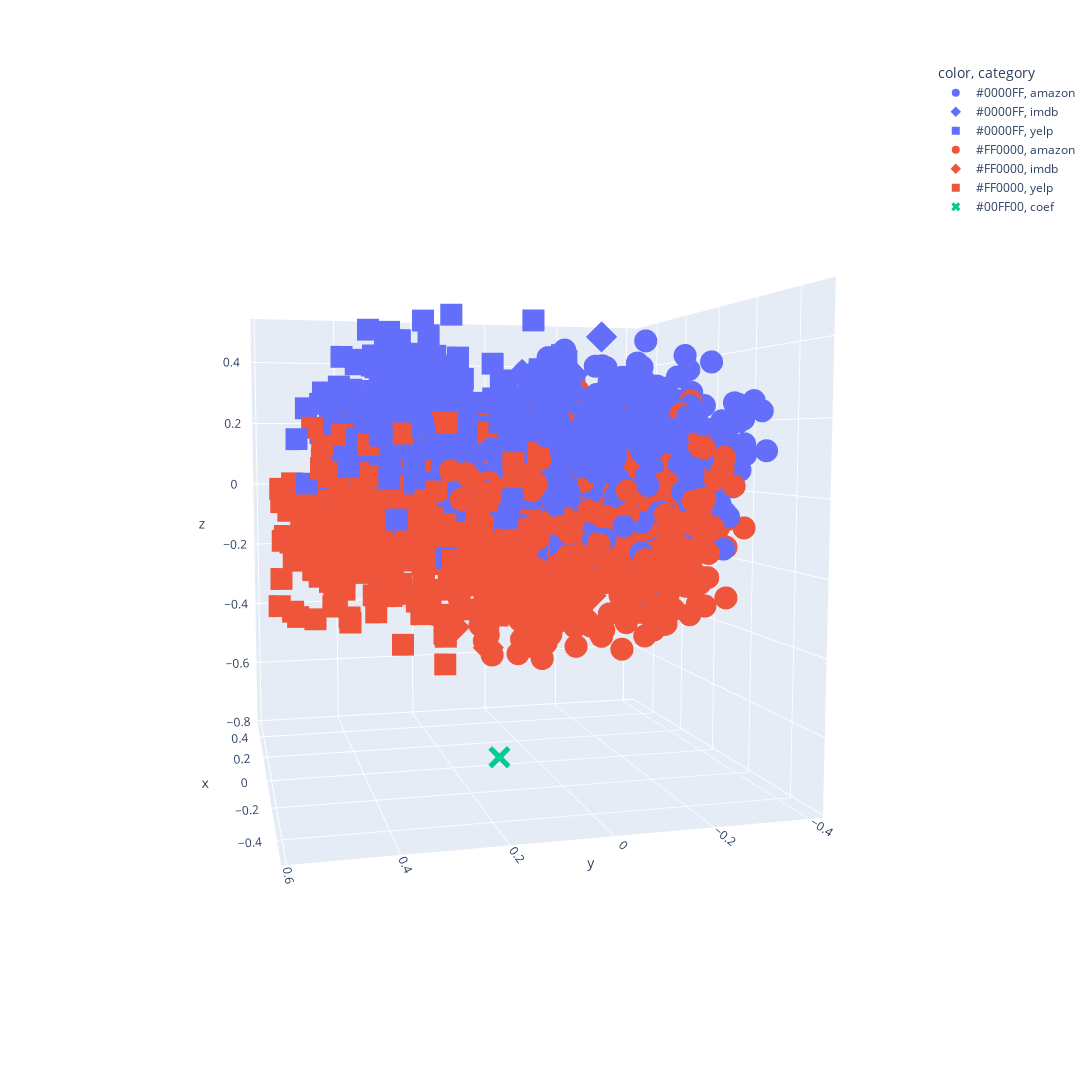

This figure's notebook cell:
### Markdown cell above
Here we try to find an optimal rotation to align sentiment as much as possible with a single dimension of the data representation. We use the first 3 principal components, so this is a 3d problem. We describe a rotation as a list of 3 Euler angles.


Later we may try rotating in high dimensions (either the full-rank PCA or the original semantic embeddings), but that is more complicated and will be harder to optimize (the degrees of freedom for higher dimensional rotations scale as n(n-1)/2.)

### Code cell
import pandas as pd
import plotly.express as px

df_3d = pd.read_csv('df_3d.csv', index_col=0).reset_index(drop=True)

fig = px.scatter_3d(df_3d, x = 'x', y='y', z = 'z', color='color', symbol='category', width=1200, height=1200)
fig.layout.scene.aspectratio = {'x':1, 'y':1, 'z':1}
fig.show()

### Figure 1 — Plotly figure (JSON) as saved in the notebook; plotly's stock layout.template omitted (floating-point values rounded to 4 significant figures; data arrays with more than 128 entries replaced by an {"elided": "..."} marker saying what was removed)
{"data": [{"hovertemplate": "color=#0000FF<br>category=amazon<br>x=%{x}<br>y=%{y}<br>z=%{z}<extra></extra>", "legendgroup": "#0000FF, amazon", "marker": {"color": "#636efa", "symbol": "circle"}, "mode": "markers", "name": "#0000FF, amazon", "scene": "scene", "showlegend": true, "type": "scatter3d", "x": {"elided": "500 float values"}, "y": {"elided": "500 float values"}, "z": {"elided": "500 float values"}}, {"hovertemplate": "color=#0000FF<br>category=imdb<br>x=%{x}<br>y=%{y}<br>z=%{z}<extra></extra>", "legendgroup": "#0000FF, imdb", "marker": {"color": "#636efa", "symbol": "diamond"}, "mode": "markers", "name": "#0000FF, imdb", "scene": "scene", "showlegend": true, "type": "scatter3d", "x": {"elided": "362 float values"}, "y": {"elided": "362 float values"}, "z": {"elided": "362 float values"}}, {"hovertemplate": "color=#0000FF<br>category=yelp<br>x=%{x}<br>y=%{y}<br>z=%{z}<extra></extra>", "legendgroup": "#0000FF, yelp", "marker": {"color": "#636efa", "symbol": "square"}, "mode": "markers", "name": "#0000FF, yelp", "scene": "scene", "showlegend": true, "type": "scatter3d", "x": {"elided": "500 float values"}, "y": {"elided": "500 float values"}, "z": {"elided": "500 float values"}}, {"hovertemplate": "color=#FF0000<br>category=amazon<br>x=%{x}<br>y=%{y}<br>z=%{z}<extra></extra>", "legendgroup": "#FF0000, amazon", "marker": {"color": "#EF553B", "symbol": "circle"}, "mode": "markers", "name": "#FF0000, amazon", "scene": "scene", "showlegend": true, "type": "scatter3d", "x": {"elided": "500 float values"}, "y": {"elided": "500 float values"}, "z": {"elided": "500 float values"}}, {"hovertemplate": "color=#FF0000<br>category=imdb<br>x=%{x}<br>y=%{y}<br>z=%{z}<extra></extra>", "legendgroup": "#FF0000, imdb", "marker": {"color": "#EF553B", "symbol": "diamond"}, "mode": "markers", "name": "#FF0000, imdb", "scene": "scene", "showlegend": true, "type": "scatter3d", "x": {"elided": "386 float values"}, "y": {"elided": "386 float values"}, "z": {"elided": "386 float values"}}, {"hovertemplate": "color=#FF0000<br>category=yelp<br>x=%{x}<br>y=%{y}<br>z=%{z}<extra></extra>", "legendgroup": "#FF0000, yelp", "marker": {"color": "#EF553B", "symbol": "square"}, "mode": "markers", "name": "#FF0000, yelp", "scene": "scene", "showlegend": true, "type": "scatter3d", "x": {"elided": "500 float values"}, "y": {"elided": "500 float values"}, "z": {"elided": "500 float values"}}, {"hovertemplate": "color=#00FF00<br>category=coef<br>x=%{x}<br>y=%{y}<br>z=%{z}<extra></extra>", "legendgroup": "#00FF00, coef", "marker": {"color": "#00cc96", "symbol": "x"}, "mode": "markers", "name": "#00FF00, coef", "scene": "scene", "showlegend": true, "type": "scatter3d", "x": [-0.04834], "y": [0.1043], "z": [-0.7667]}], "layout": {"height": 1200, "legend": {"title": {"text": "color, category"}, "tracegroupgap": 0}, "margin": {"t": 60}, "scene": {"aspectratio": {"x": 1, "y": 1, "z": 1}, "camera": {"center": {"x": 0, "y": 0, "z": 0}, "eye": {"x": -2.394, "y": 0.5992, "z": 0.2059}, "projection": {"type": "perspective"}, "up": {"x": 0, "y": 0, "z": 1}}, "domain": {"x": [0, 1], "y": [0, 1]}, "xaxis": {"title": {"text": "x"}, "type": "linear"}, "yaxis": {"title": {"text": "y"}, "type": "linear"}, "zaxis": {"title": {"text": "z"}, "type": "linear"}}, "width": 1200}}
